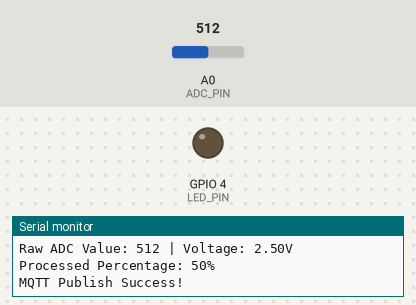
Simulated run of this sketch. Board: ESP8266 (NodeMCU). Parts: output pins drawn as LEDs (lit = HIGH), the last lines printed to the serial monitor. The test bench sets the inputs (shaded band); at power-on: A0 (ADC_PIN) = 512. WiFi joins after 1.5 s; servers stay silent unless stated; no MQTT or app messages arrive unless stated.

Above: at 3.7 s.
3.8 s: A0 (ADC_PIN) set to 541
9.4 s: A0 (ADC_PIN) set to 566
At 13.1 s:
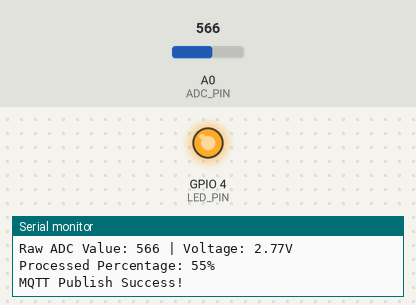
15.0 s: A0 (ADC_PIN) set to 511
At 18.1 s:
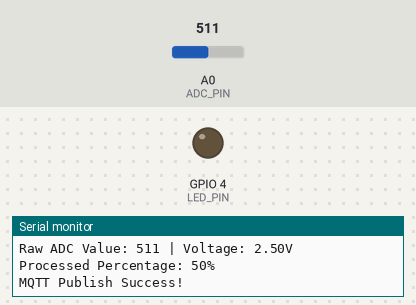
20.6 s: A0 (ADC_PIN) set to 716
At 23.3 s:
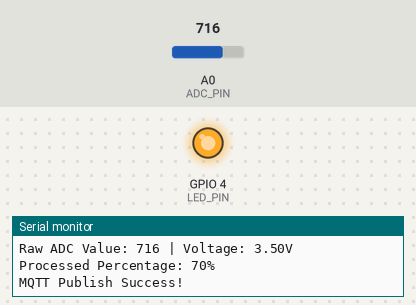
Timing chart, 0 to 24.8 s (numbered marks = the images above; inputs shaded):
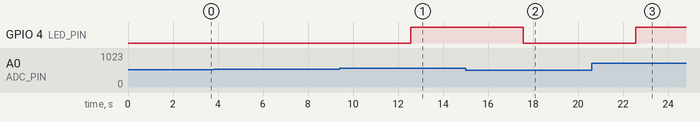

The sketch:

main.ino
```cpp
#include <ESP8266WiFi.h>
#include <PubSubClient.h>

// Wi-Fi Credentials
const char* ssid = "WIFI_SSD";
const char* password = "Password";

// Adafruit MQTT Credentials
const char* mqtt_server = "io.adafruit.com";
const char* aio_username = "Username";
const char* aio_key = "Key";
const char* aio_feed_turbidity = "feed";

WiFiClient espClient;
PubSubClient client(espClient);

// ADC Parameters
#define ADC_PIN A0  // ESP8266 ADC Pin
#define LOW_VAL 0
#define HIGH_VAL 1024
#define LED_PIN 4

void setup() {
  Serial.begin(115200);
  delay(1000);

  // Connect to WiFi
  Serial.print("Connecting to WiFi...");
  WiFi.begin(ssid, password);
  while (WiFi.status() != WL_CONNECTED) {
    delay(500);
    Serial.print(".");
  }
  Serial.println("\nWiFi Connected!");
  Serial.print("IP Address: ");
  Serial.println(WiFi.localIP());

  // Connect to MQTT
  client.setServer(mqtt_server, 1883);
  connectMQTT();
  pinMode(LED_PIN,OUTPUT);
  digitalWrite(LED_PIN,LOW);
}

void connectMQTT() {
  while (!client.connected()) {
    Serial.print("Connecting to MQTT...");
    if (client.connect("ESP8266_Client", aio_username, aio_key)) {
      Serial.println("Connected!");
    } else {
      Serial.print("Failed. Error: ");
      Serial.println(client.state());
      delay(2000);
    }
  }
}

void loop() {
  if (!client.connected()) {
    connectMQTT();
  }
  client.loop();

  // Read ADC Value
  int raw = analogRead(ADC_PIN);
  // Clamp Raw Value
  raw = constrain(raw, LOW_VAL, HIGH_VAL);
  float voltage = (raw / 1023.0) * 5;  // Convert to voltage


  // Print Raw Value
  Serial.print("Raw ADC Value: ");
  Serial.print(raw);
  Serial.print(" | Voltage: ");
  Serial.print(voltage);
  Serial.println("V");

  // Convert to Percentage
  int percentage = map(raw, LOW_VAL, HIGH_VAL, 0, 100);
  percentage = constrain(percentage, 0, 100);

  // Print Percentage
  Serial.print("Processed Percentage: ");
  Serial.print(percentage);
  Serial.println("%");


  if(percentage>=55) digitalWrite(LED_PIN,HIGH);
  else digitalWrite(LED_PIN,LOW);
  // Publish to MQTT
  char payload[10];
  sprintf(payload, "%d", percentage);

  if (client.publish(aio_feed_turbidity, payload)) {
    Serial.println("MQTT Publish Success!");
  } else {
    Serial.println("MQTT Publish Failed!");
  }

  delay(5000);  // Delay before next reading
}
```

Measured:
- the behaviour switches between 558 and 559 on A0 (ADC_PIN) (found by bisection; images 0 and 1)
- after the input at 9.4 s, GPIO 4 (LED_PIN): LOW → HIGH after 3.2 s
- after the input at 15.0 s, GPIO 4 (LED_PIN): HIGH → LOW after 2.6 s
- after the input at 20.6 s, GPIO 4 (LED_PIN): LOW → HIGH after 2.0 s
